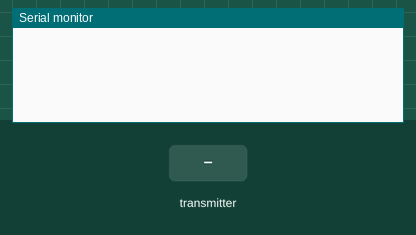
The sketch below on a simulated Arduino Uno, built with avr-gcc and run on an emulated ATmega328P. Shown: the last lines printed to the serial monitor. The inputs (shaded band) are chosen by the test bench. No radio packets arrive unless stated.

Above: at 1.2 s.
1.3 s: the transmitter starts sending receiveData.0 = 0
At 1.8 s:
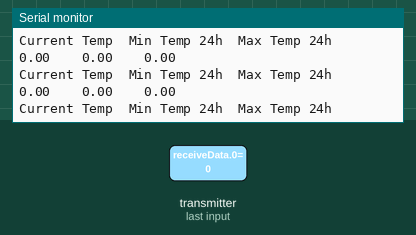
2.8 s: the transmitter starts sending receiveData.1 = 25
5.8 s: the transmitter starts sending receiveData.2 = 25
8.8 s: the transmitter starts sending receiveData.0 = 25
11.8 s: the transmitter starts sending receiveData.1 = 0
14.8 s: the transmitter starts sending receiveData.2 = 0
At 15.7 s:
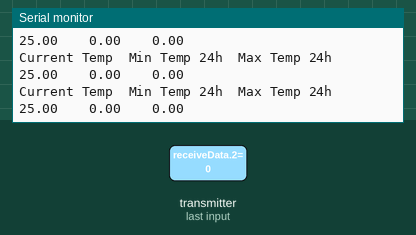

Measured:
- after the input at 1.3 s, the serial monitor: prints a new line at once (image 1)
- after the input at 14.8 s, the serial monitor: prints a new line after 0.15 s (image 2)

The sketch:

rx.ino
```cpp
#include <SPI.h>
#include <nRF24L01.h>
#include <RF24.h>

// radio pins, addresse og initialisering av array for data
RF24 radio(7, 8); // CE, CSN
const byte address[6] = "01488";

float receiveData[3];

float tempNow;
float dayMin;
float dayMax;


void setup() {
  Serial.begin(9600);
  radio.begin();
  radio.setPALevel(RF24_PA_MIN);
  radio.openReadingPipe(0, address);
  radio.startListening();
}

void loop() {
  if (radio.available()) {
    radio.read(&receiveData, sizeof(receiveData));

    tempNow = receiveData[0];
    dayMin = receiveData[1];
    dayMax = receiveData[2];

    Serial.print("Current Temp");
    Serial.print("\t");
    Serial.print("Min Temp 24h");
    Serial.print("\t");
    Serial.println("Max Temp 24h");
    Serial.print(tempNow);
    Serial.print("\t\t");
    Serial.print(dayMin);
    Serial.print("\t\t");
    Serial.println(dayMax);

    //delay(1000);

  }
}
```
